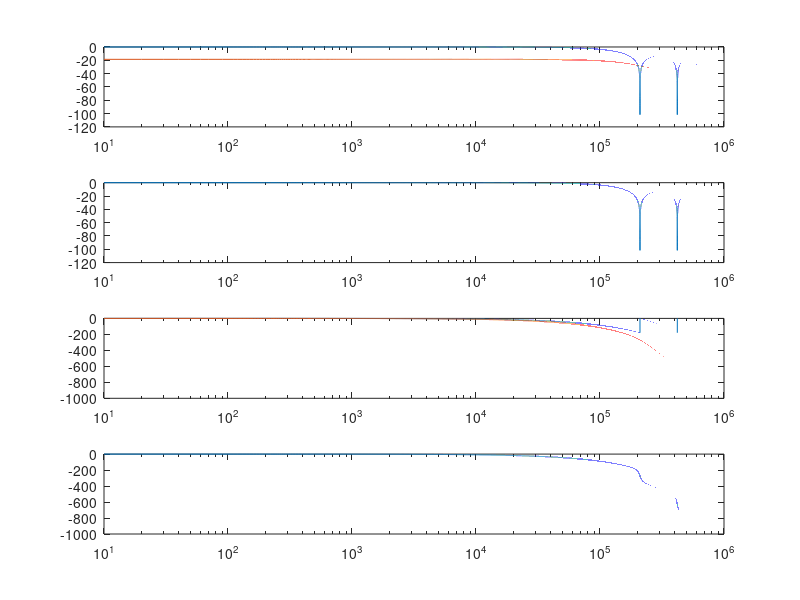

Write MATLAB code to recreate this figure.
k=1000;
u=1e-6;

fs = 100*k

f = 10:10:(fs*6);
w = 2*pi*f;
s = j*w;

Ts = 1/fs 
Ls = 230*u
Vcg = 24
Vdg = 5.45*4

mc = Vcg/Ls 
md = Vdg/Ls 

D = Vdg/(Vcg + Vdg) 
tc = D*Ts

iv = 1/D

% Charging cycle pulse response "x"
x1 = iv*(1 - e.^(-s*tc))./s;
x2 = mc*( (1 - (1 + s*tc).*e.^(-s*tc))./(s.^2) );

x1l = 20*log10(fs*abs(x1));
x2l = 20*log10(fs*abs(x2));
x1p = 180*unwrap(angle(x1))/pi;
x2p = 180*unwrap(angle(x2))/pi;

xl = 20*log10(fs*(x1 + x2));
xp = 180*unwrap(angle(x1 + x2))/pi;

subplot(4,1,1)
semilogx(f, x1l, f, x2l)
subplot(4,1,2)
semilogx(f, x1l)
subplot(4,1,3)
semilogx(f, x1p, f, x2p)
subplot(4,1,4)
semilogx(f, xp)